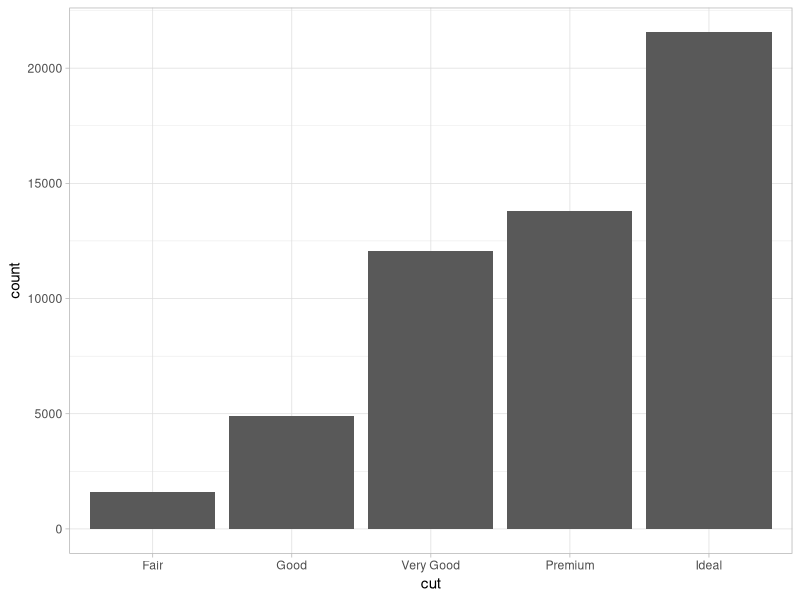
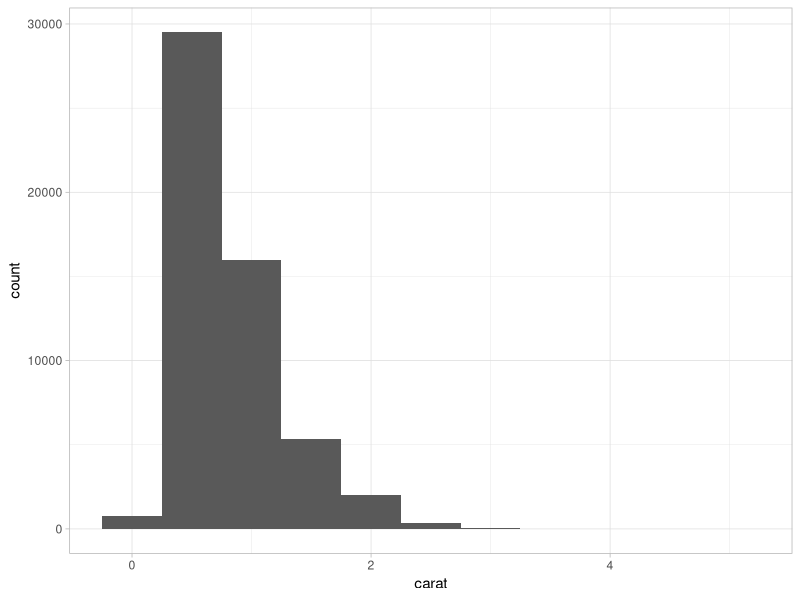

Source code (R) for these figures, in order:
## ---- chunk 1
knitr::opts_chunk$set(echo = TRUE)
## ---- chunk 2
library(tidyverse)
## ---- chunk 3
  ggplot(data = diamonds) +
  geom_bar(mapping = aes(x = cut)) +
  theme_light() 
## ---- chunk 4
ggplot(data = diamonds) +
  geom_histogram(mapping = aes(x = carat), binwidth = 0.5) +
  theme_light()
